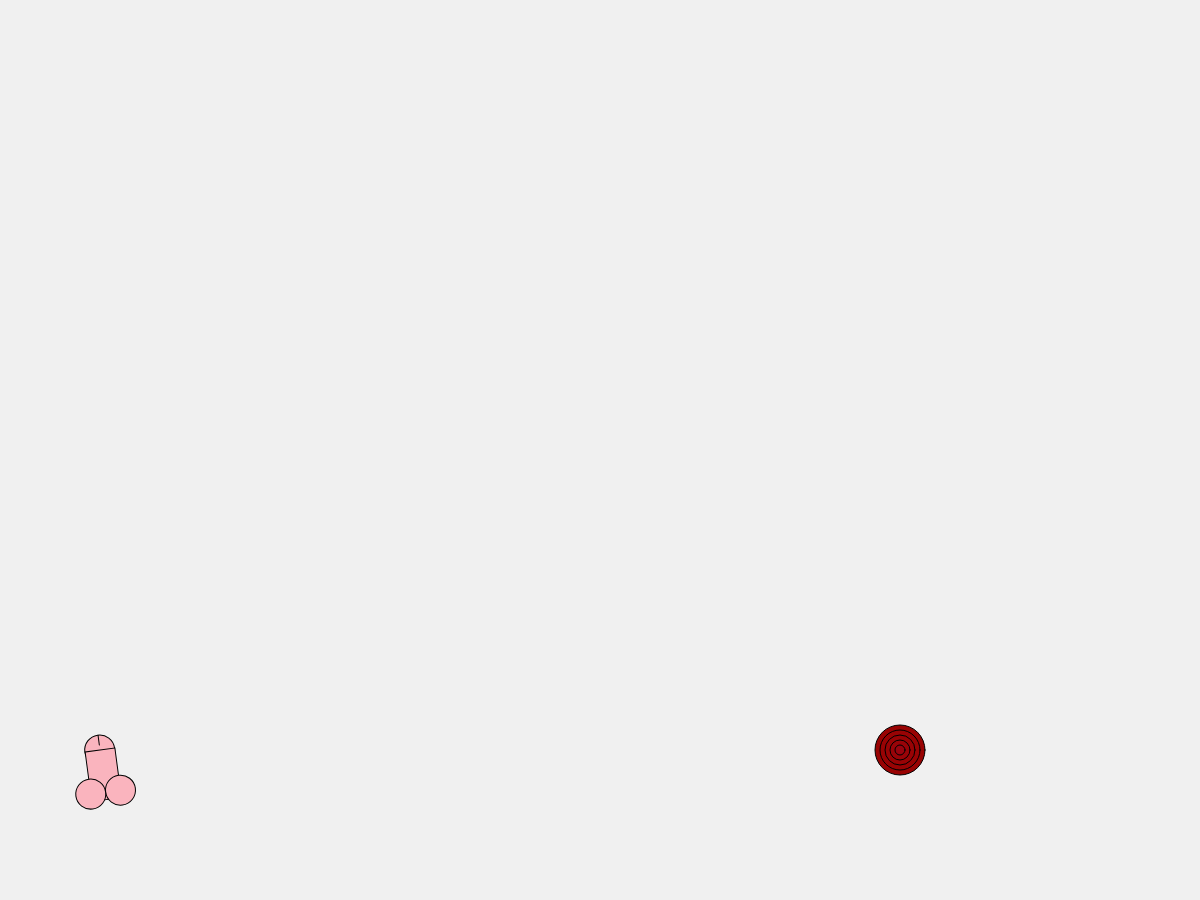
Frame 1 (no input)
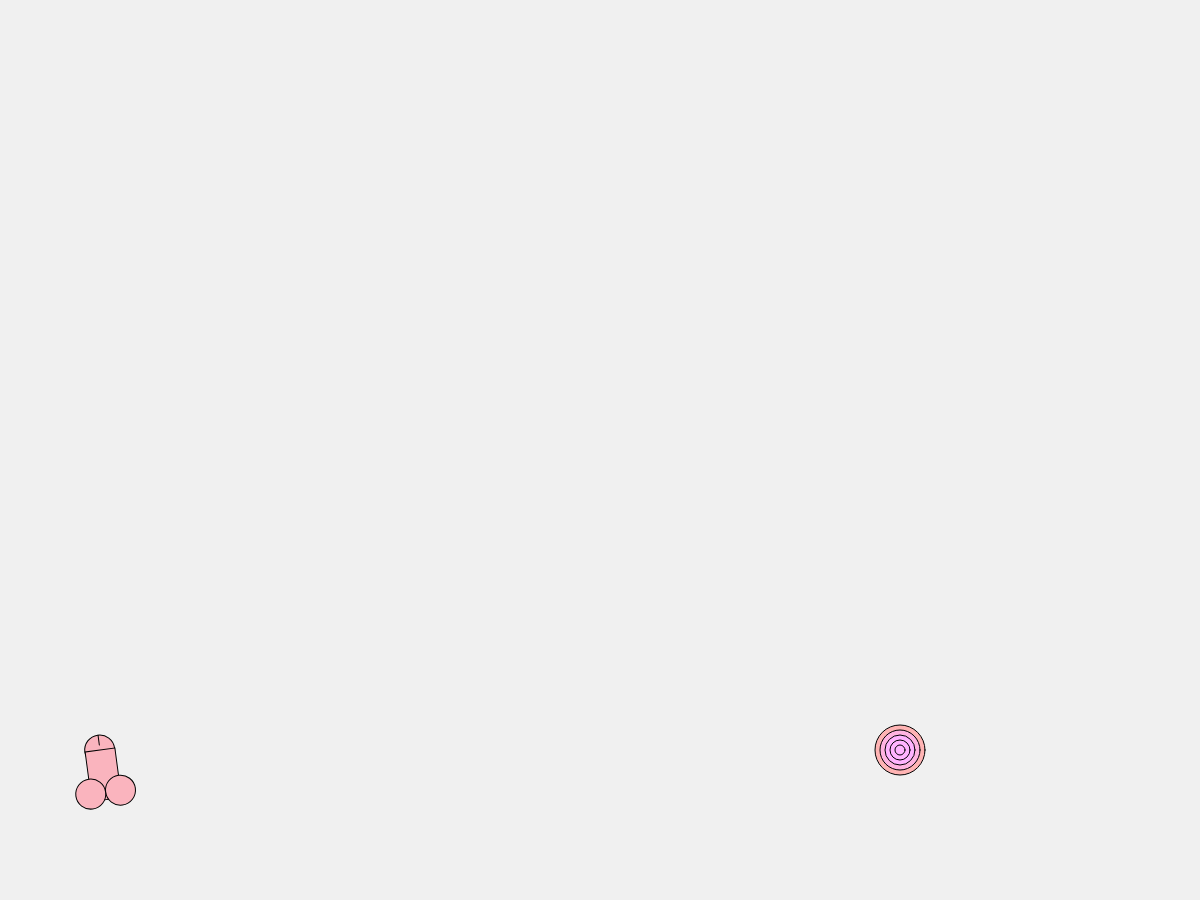
Frame 60 (no input)
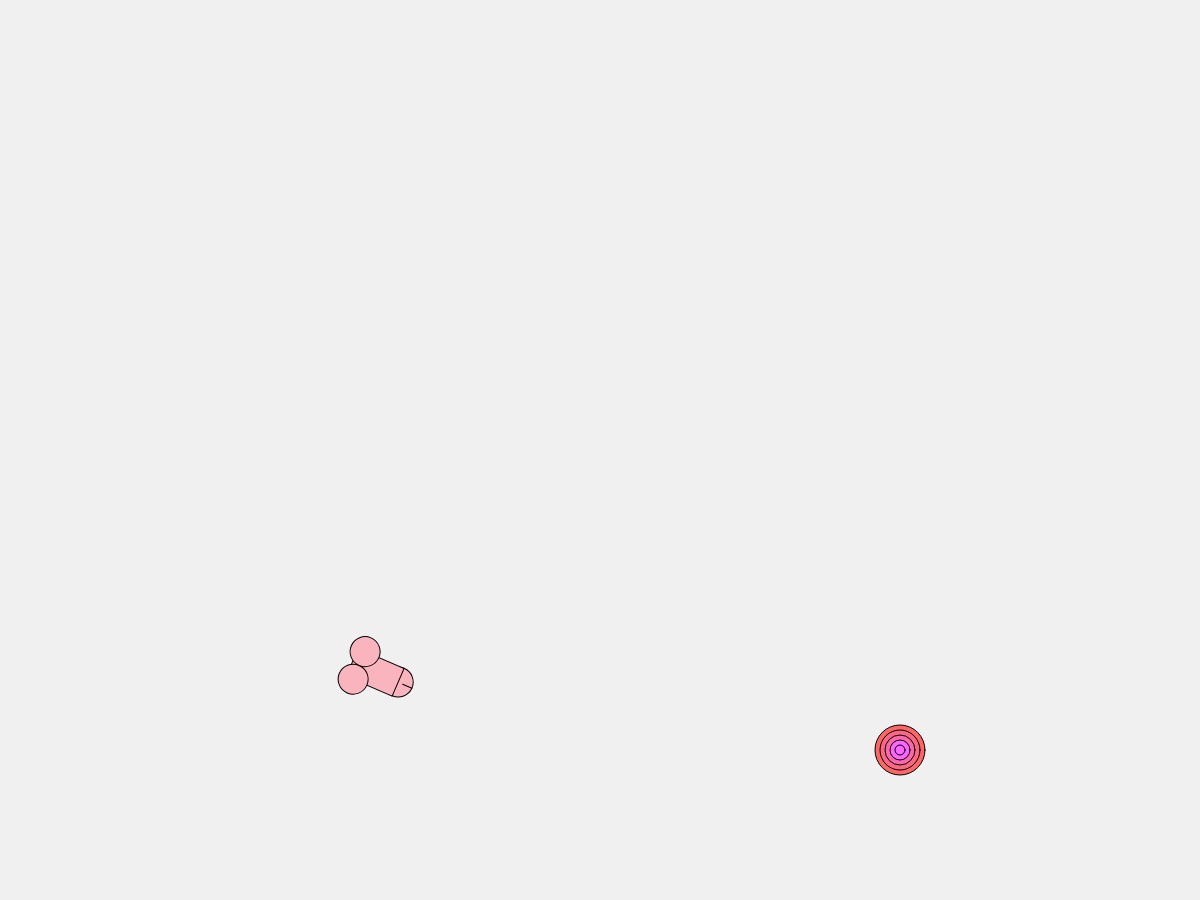
Frame 120 (the mouse pressed at the canvas centre since frame 60)

The p5.js sketch that drew these frames (run headless with seeded random() and noise() and a simulated clock; from frame 60 on, the mouse is pressed at the canvas centre):

// p5.js sketch
// ── sketch.js
var penis;
var target;
var bowForce;
var gravity;
var isFired = false;

function setup() {
  createCanvas(window.innerWidth, window.innerHeight-100);
  var penisPos = createVector(100, window.innerHeight-250);
  var targetPos = createVector(window.innerWidth-300, window.innerHeight-250);
  bowForce = createVector(0,0);
  penis = new Penis();
  target = new Target();
  target.setup(targetPos, 50, 5);
  penis.setup(penisPos, 50)
  gravity = createVector(0, 0.08);
}

function draw() {
  background(240);

  target.draw();


  if (!hitTest()) {
    if (isFired) {
      penis.addForce(gravity);
    }

    penis.update();
  } else {
    penis.stop();
  }

  penis.draw();
}

function hitTest() {

  var isHit = p5.Vector.dist(penis.pos, target.pos) < target.size/2;

  return isHit;

}

function mousePressed() {
  var diffX = mouseX - penis.pos.x;
  var diffY = mouseY - penis.pos.y;
  var rawVector = createVector(diffX, diffY);
  bowForce = rawVector.mult(0.015);

  penis.addForce(bowForce);
  isFired = true;
}

// ── penis.js
function Penis () {

  this.setup = function (pos, size) {
    this.pos = pos;
    this.vel = createVector(0, 0);
    this.acc = createVector(0, 0);
    this.mass = 1.0;
    this.damping = 0.985;
    this.size = size;
    this.angle = 0;
  }

  this.addForce = function (force) {
    var f = force.copy().div(this.mass);
    this.acc.add(f);
  }

  this.update = function() {
    this.vel.add(this.acc);
    this.pos.add(this.vel);
    this.acc.mult(0);
    this.vel.mult(this.damping);
    this.angle = this.getAngle();
  }

  this.stop = function() {
    this.vel.mult(0);
  }

  this.draw = function () {
    push();
    translate(this.pos.x, this.pos.y);
    rotate(this.angle);
    fill(250, 180, 190);

    // penis starts
    var size = this.size;
    var ballSize = this.size * 0.3 *2;
    var size2 = this.size * 0.15 *2;
    ellipse(0, 0.3, ballSize, ballSize);
    rect(0, -size2, size, ballSize);
    line(-15, 0, -5, 0);

    var ballLocation = size * -0.3;
    var ballball = size * 0.85;
    for (var i = 0; i < 2; i++) {
    ellipse(ballball, ballLocation, ballSize, ballSize);
    ballLocation += size * 0.6;
    }
    // penis ends

    var fPosPct = 0.7;
    var fSize = this.size * 0.05;
    for (var i = 0; i < 3; i++) {
      var fPos = this.size*fPosPct;
      // line (fPos, 0, fPos+fSize,  fSize);
      // line (fPos, 0, fPos+fSize, -fSize);
      fPosPct += 0.1;
    }
    pop();
  };

  this.getAngle = function () {
    if (this.vel.magSq() > 0) {
      return this.vel.heading() + Math.PI;
    } else {
      var dx = this.pos.x - mouseX;
      var dy = this.pos.y - mouseY;
      var angleInRad = Math.atan2(dy, dx);
      return angleInRad;
    }

  }
}

// ── target.js
var mycolor = 0;

function Target () {
  this.setup = function (pos, size, numOfCircles) {
    this.pos = pos;
    this.size = size;
    this.numOfCircles = numOfCircles;
  }

  this.draw = function () {
    push();
    stroke (0);
    mycolor += 3;
    if (mycolor > 255) {
      mycolor = 0;
    }
    translate(this.pos.x, this.pos.y);
    for (var i=this.numOfCircles; i>0; i--) {
      var step = i/this.numOfCircles; // range from 1 to 0.
      fill(mycolor+150, mycolor, mycolor/step);
      var segSize = this.size * step;
      ellipse(0, 0, segSize, segSize);
    }

    pop();
  }
}
